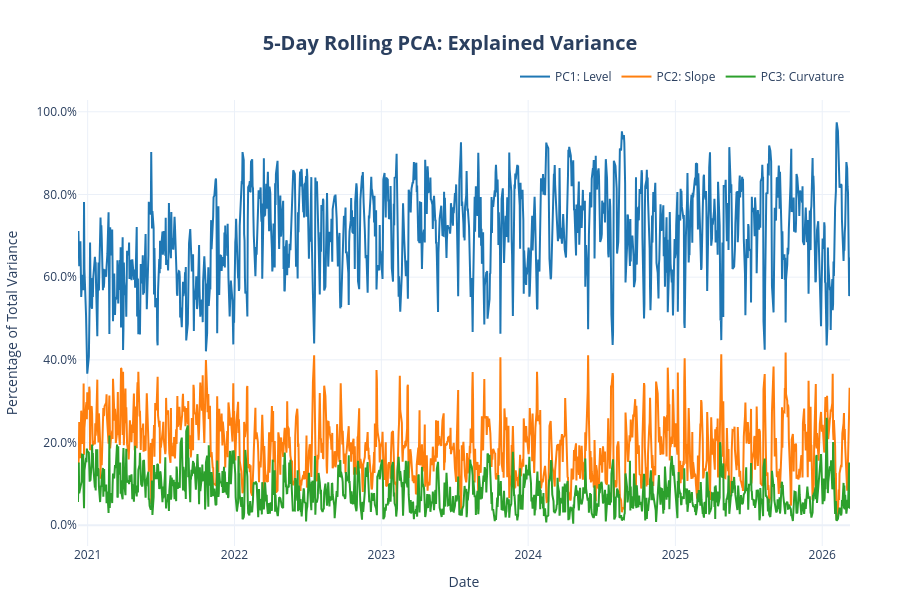

Here is the notebook cell this chart was saved with:
### Code cell
fig = go.Figure()

# Traces for each Principal Component
# We use high-contrast colors for a professional dashboard look
colors = ['#1f77b4', '#ff7f0e', '#2ca02c']
components = ['PC1_Level', 'PC2_Slope', 'PC3_Curvature']

for col, color in zip(components, colors):
    fig.add_trace(go.Scatter(
        x=rolling_var.index, 
        y=rolling_var[col],
        mode='lines',
        name=col.replace('_', ': '),
        line=dict(width=2, color=color),
        hovertemplate='%{y:.2%}' # Formats hover as percentage
    ))

# 3. Update the layout for a "Terminal" look
fig.update_layout(
    title=dict(
        text=f'<b>{rolling_window}-Day Rolling PCA: Explained Variance</b>',
        x=0.5,
        font=dict(size=20)
    ),
    xaxis_title="Date",
    yaxis_title="Percentage of Total Variance",
    template="plotly_white", # Clean white background
    hovermode="x unified",     # Shows all 3 values when hovering on a date
    legend=dict(
        orientation="h", 
        yanchor="bottom", y=1.02, 
        xanchor="right", x=1
    ),
    margin=dict(l=50, r=50, t=100, b=50),
    height=600
)

# 4. Format Y-axis as percentages (e.g., 95.0%)
fig.update_layout(yaxis_tickformat='.1%')

### Figure 1 — Plotly figure (JSON) as saved in the notebook; plotly's stock layout.template omitted (floating-point values rounded to 4 significant figures; data arrays with more than 128 entries replaced by an {"elided": "..."} marker saying what was removed)
{"data": [{"hovertemplate": "%{y:.2%}", "line": {"color": "#1f77b4", "width": 2}, "mode": "lines", "name": "PC1: Level", "type": "scatter", "x": {"elided": "1313 str values"}, "y": {"elided": "1313 float values"}}, {"hovertemplate": "%{y:.2%}", "line": {"color": "#ff7f0e", "width": 2}, "mode": "lines", "name": "PC2: Slope", "type": "scatter", "x": {"elided": "1313 str values"}, "y": {"elided": "1313 float values"}}, {"hovertemplate": "%{y:.2%}", "line": {"color": "#2ca02c", "width": 2}, "mode": "lines", "name": "PC3: Curvature", "type": "scatter", "x": {"elided": "1313 str values"}, "y": {"elided": "1313 float values"}}], "layout": {"height": 600, "hovermode": "x unified", "legend": {"orientation": "h", "x": 1, "xanchor": "right", "y": 1.02, "yanchor": "bottom"}, "margin": {"b": 50, "l": 50, "r": 50, "t": 100}, "title": {"font": {"size": 20}, "text": "<b>5-Day Rolling PCA: Explained Variance</b>", "x": 0.5}, "xaxis": {"title": {"text": "Date"}}, "yaxis": {"tickformat": ".1%", "title": {"text": "Percentage of Total Variance"}}}}
